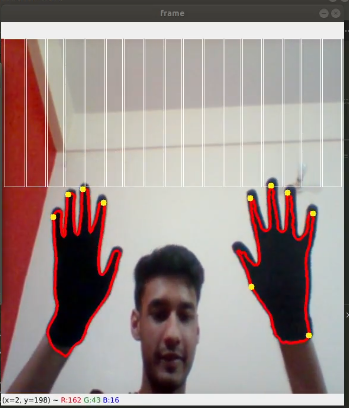
#> input picture airpiano.png, 349 x 408 px, given in place of the camera
$ python airpiano.py
#> lines starting #> are read from the running program, lines starting #| are printed output that depends on the picture; after the words box and inside, x2 and y2 are one past the last pixel; in counts of white or black regions, pixels touching at a corner belong together
import cv2 as cv
import numpy as np
import pyautogui
import math

def Press(key):
    pyautogui.press(key)
# https://www.onlinepianist.com/virtual-piano

cap=cv.VideoCapture(0)
# cap.set(3,600)
# cap.set(4,800)

def nothing(x):
    pass

# [7 lines of commented-out code are left out]

while True:
    ret, frame = cap.read()
#> frame is the input picture: shape (408, 349, 3); mean B, G, R 139.6, 142.6, 158.5
    if not ret or frame is None:
        print("Failed to capture frame")
        break
    frame=cv.resize(frame,(580,600))
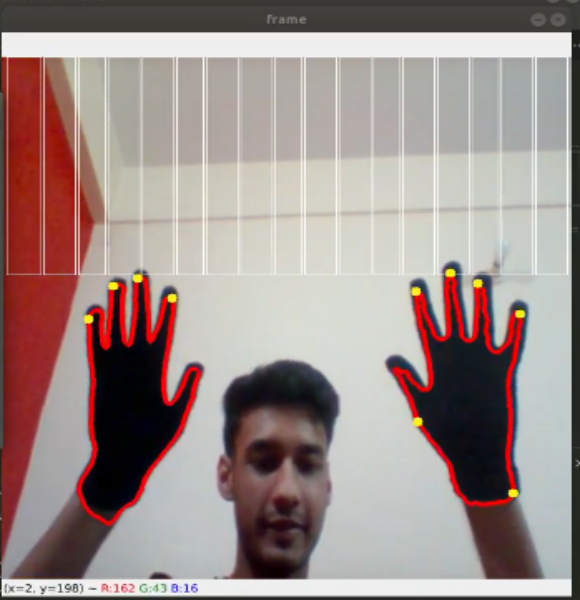
#> frame: shape (600, 580, 3); mean B, G, R 139.5, 142.5, 158.4
    frame=cv.flip(frame,1)
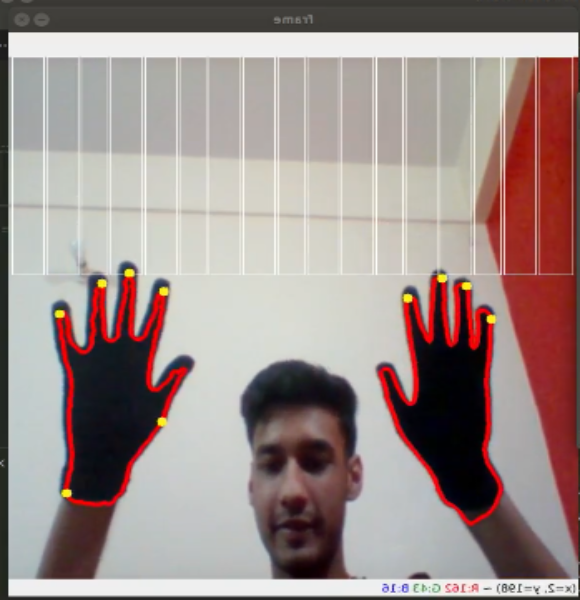
#> frame: shape (600, 580, 3); mean B, G, R 139.5, 142.5, 158.4
    frame=cv.GaussianBlur(frame,(5,5),0)
    #frame=cv.cvtColor(frame,cv.COLOR_BGR2RGB)

    hsv=cv.cvtColor(frame,cv.COLOR_BGR2HSV)
#> hsv: shape (600, 580, 3); mean H, S, V 55.7, 50.6, 160.7
    # [9 lines of commented-out code are left out]

    lower=np.array([0,0,0]) # get the proper values from experimenting with trackbar.
    upper=np.array([255,255,50])
    mask=cv.inRange(hsv, lower, upper)
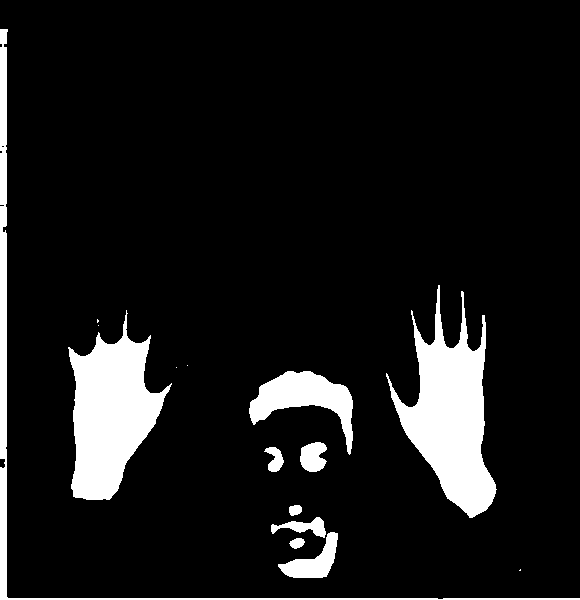
#> mask: shape (600, 580); 9.7% white; 15 white regions (5 under 20 px)

    cv.rectangle(frame, (5,0), (40,250), (255,255,255),1)
    cv.rectangle(frame, (43,0), (75,250), (255,255,255),1)
    cv.rectangle(frame, (78,0), (105,250), (255,255,255),1)
    cv.rectangle(frame, (108,0), (140,250), (255,255,255),1)
    cv.rectangle(frame, (143,0), (175,250), (255,255,255),1)
    cv.rectangle(frame, (178,0), (205,250), (255,255,255),1)
    cv.rectangle(frame, (208,0), (240,250), (255,255,255),1)
    cv.rectangle(frame, (243,0), (275,250), (255,255,255),1)
    cv.rectangle(frame, (278,0), (305,250), (255,255,255),1)
    cv.rectangle(frame, (308,0), (340,250), (255,255,255),1)
    cv.rectangle(frame, (343,0), (375,250), (255,255,255),1)
    cv.rectangle(frame, (378,0), (405,250), (255,255,255),1)
    cv.rectangle(frame, (408,0), (440,250), (255,255,255),1)
    cv.rectangle(frame, (443,0), (475,250), (255,255,255),1)
    cv.rectangle(frame, (478,0), (505,250), (255,255,255),1)
    cv.rectangle(frame, (508,0), (540,250), (255,255,255),1)
    cv.rectangle(frame, (543,0), (575,250), (255,255,255),1)
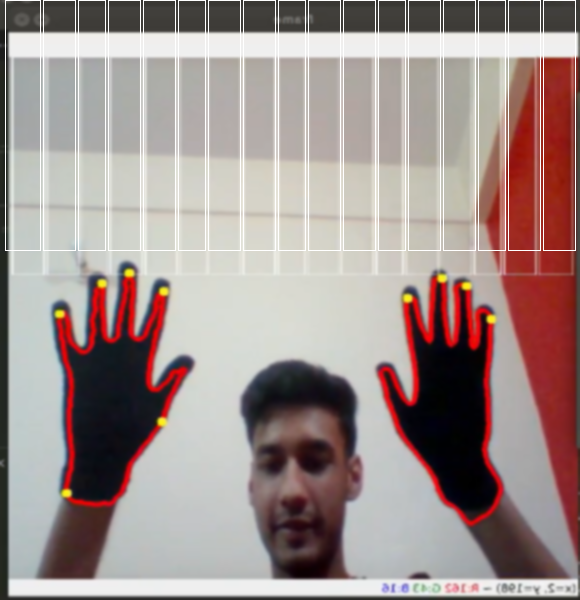
#> frame: shape (600, 580, 3); mean B, G, R 142.2, 145.1, 160.6


    contours,_=cv.findContours(mask,cv.RETR_EXTERNAL,cv.CHAIN_APPROX_NONE)
#> contours = 15 contours, 5 with area under 20; largest, box (x1, y1, x2, y2) and area: (386, 285, 497, 518) 11171, (68, 310, 172, 500) 10415, (0, 29, 580, 600) 3885, (249, 371, 353, 455) 3353, (278, 532, 338, 578) 1129


    for contour in contours:
        if cv.contourArea(contour)>14000 and cv.contourArea(contour)<26000:
            # print(cv.contourArea(contour))
            cv.drawContours(frame, contour,-1,(0,0,255),3)

            hull = cv.convexHull(contour,returnPoints = False)
            defects = cv.convexityDefects(contour,hull)

            for i in range(defects.shape[0]):
                s,e,f,d = defects[i,0]
                start = tuple(contour[s][0])
                end = tuple(contour[e][0])
                far = tuple(contour[f][0])
                x,y,p,q=start[0],start[1],far[0],far[1]
                dist = math.sqrt((x - p)**2 + (y - q)**2)
                print(start)
                print(end)
                print(far)
                print(x)
                print(y)
                print(p)
                print(q)

                # cv.line(frame,start,end,[0,255,0],2) draws the convex hull polygon.
                if (dist>=50):
                    cv.circle(frame,start,5,[20,240,255],-1) # draws the finger tips.

                if p > 5 and q > 0 and p < 40 and q < 250:
                    Press('Q')
                    break
                if p > 43 and q > 0  and p < 75 and q < 250:
                    Press('W')
                    break
                if p > 78 and q > 0 and p < 105 and q < 250:
                    Press('E')
                    break
                if p > 108 and q > 0 and p < 140 and q < 250:
                    Press('R')
                    break
                if p > 143 and q > 0 and p < 175 and q < 250:
                    Press('T')
                    break
                if p > 178 and q > 0 and p < 205 and q < 250:
                    Press('Y')
                    break
                if p > 208 and q > 0 and p < 240 and q < 250:
                    Press('U')
                    break
                if p > 243 and q > 0 and p < 275 and q < 250:
                    Press('I')
                    break
                if p > 278 and q > 0 and p < 305 and q < 250:
                    Press('O')
                    break
                if p > 308 and q > 0 and p < 340 and q < 250:
                    Press('P')
                    break
                if p > 343 and q > 0 and p < 375 and q < 250:
                    Press('Z')
                    break
                if p > 378 and q > 0 and p < 405 and q < 250:
                    Press('X')
                    break
                if p > 408 and q > 0 and p < 440 and q < 250:
                    Press('C')
                    break
                if p > 443 and q > 0 and p < 475 and q < 250:
                    Press('V')
                    break
                if p > 478 and q > 0 and p < 505 and q < 250:
                    Press('B')
                    break
                if p > 508 and q > 0 and p < 540 and q < 250:
                    Press('N')
                    break
                if p > 543 and q > 0 and p < 575 and q < 250:
                    Press('M')
                    break
#> this loop made 15 passes
#> contour on passes 1, 9, 10, 11: [[520, 569], [519, 570], [520, 570]], [[176, 367]], [[187, 365]], [[98, 325]]

    cv.imshow('frame',frame)
    # cv.imshow('mask',mask)


    if cv.waitKey(1) & 0xFF == ord('q'):
#> (key q is pressed here)
        break;

cap.release()
cv.destroyAllWindows()
